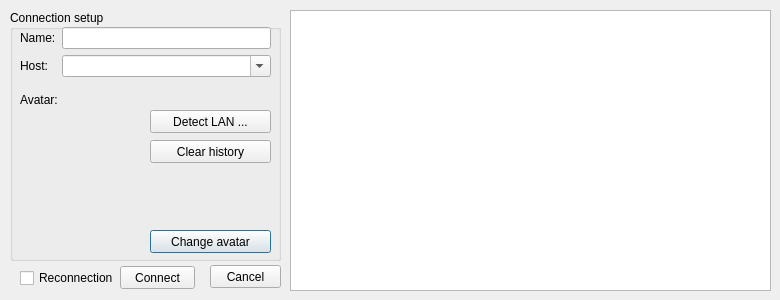
<?xml version="1.0" encoding="UTF-8"?>
<ui version="4.0">
 <class>ConnectionDialog</class>
 <widget class="QDialog" name="ConnectionDialog">
  <property name="windowModality">
   <enum>Qt::WindowModal</enum>
  </property>
  <property name="geometry">
   <rect>
    <x>0</x>
    <y>0</y>
    <width>780</width>
    <height>300</height>
   </rect>
  </property>
  <property name="windowTitle">
   <string>Connection setup</string>
  </property>
  <widget class="QGroupBox" name="groupBox">
   <property name="geometry">
    <rect>
     <x>10</x>
     <y>10</y>
     <width>271</width>
     <height>251</height>
    </rect>
   </property>
   <property name="title">
    <string>Connection setup</string>
   </property>
   <widget class="QLabel" name="avatarLabel">
    <property name="geometry">
     <rect>
      <x>10</x>
      <y>82</y>
      <width>42</width>
      <height>16</height>
     </rect>
    </property>
    <property name="text">
     <string>Avatar:</string>
    </property>
   </widget>
   <widget class="QLabel" name="avatarPixmap">
    <property name="geometry">
     <rect>
      <x>20</x>
      <y>108</y>
      <width>100</width>
      <height>136</height>
     </rect>
    </property>
    <property name="minimumSize">
     <size>
      <width>100</width>
      <height>100</height>
     </size>
    </property>
    <property name="text">
     <string/>
    </property>
    <property name="scaledContents">
     <bool>true</bool>
    </property>
   </widget>
   <widget class="QPushButton" name="changeAvatarButton">
    <property name="geometry">
     <rect>
      <x>140</x>
      <y>220</y>
      <width>121</width>
      <height>23</height>
     </rect>
    </property>
    <property name="text">
     <string>Change avatar</string>
    </property>
   </widget>
   <widget class="QPushButton" name="detectLANButton">
    <property name="geometry">
     <rect>
      <x>140</x>
      <y>100</y>
      <width>121</width>
      <height>23</height>
     </rect>
    </property>
    <property name="text">
     <string>Detect LAN ...</string>
    </property>
   </widget>
   <widget class="QPushButton" name="clearHistoryButton">
    <property name="geometry">
     <rect>
      <x>140</x>
      <y>130</y>
      <width>121</width>
      <height>23</height>
     </rect>
    </property>
    <property name="text">
     <string>Clear history</string>
    </property>
   </widget>
   <widget class="QWidget" name="layoutWidget">
    <property name="geometry">
     <rect>
      <x>10</x>
      <y>17</y>
      <width>251</width>
      <height>51</height>
     </rect>
    </property>
    <layout class="QFormLayout" name="formLayout">
     <item row="0" column="0">
      <widget class="QLabel" name="nameLabel">
       <property name="text">
        <string>Name:</string>
       </property>
       <property name="buddy">
        <cstring>nameLineEdit</cstring>
       </property>
      </widget>
     </item>
     <item row="0" column="1">
      <widget class="QLineEdit" name="nameLineEdit"/>
     </item>
     <item row="1" column="0">
      <widget class="QLabel" name="hostLabel">
       <property name="text">
        <string>Host:</string>
       </property>
      </widget>
     </item>
     <item row="1" column="1">
      <widget class="QComboBox" name="hostComboBox">
       <property name="editable">
        <bool>true</bool>
       </property>
      </widget>
     </item>
    </layout>
   </widget>
  </widget>
  <widget class="QListWidget" name="avatarList">
   <property name="geometry">
    <rect>
     <x>290</x>
     <y>10</y>
     <width>481</width>
     <height>281</height>
    </rect>
   </property>
   <property name="iconSize">
    <size>
     <width>80</width>
     <height>80</height>
    </size>
   </property>
   <property name="movement">
    <enum>QListView::Static</enum>
   </property>
   <property name="viewMode">
    <enum>QListView::IconMode</enum>
   </property>
  </widget>
  <widget class="QPushButton" name="cancelButton">
   <property name="geometry">
    <rect>
     <x>210</x>
     <y>265</y>
     <width>71</width>
     <height>23</height>
    </rect>
   </property>
   <property name="text">
    <string>Cancel</string>
   </property>
  </widget>
  <widget class="QPushButton" name="connectButton">
   <property name="geometry">
    <rect>
     <x>120</x>
     <y>266</y>
     <width>75</width>
     <height>23</height>
    </rect>
   </property>
   <property name="text">
    <string>Connect</string>
   </property>
  </widget>
  <widget class="QCheckBox" name="reconnectionCheckBox">
   <property name="geometry">
    <rect>
     <x>20</x>
     <y>270</y>
     <width>95</width>
     <height>16</height>
    </rect>
   </property>
   <property name="text">
    <string>Reconnection</string>
   </property>
  </widget>
 </widget>
 <tabstops>
  <tabstop>avatarList</tabstop>
 </tabstops>
 <resources/>
 <connections>
  <connection>
   <sender>cancelButton</sender>
   <signal>clicked()</signal>
   <receiver>ConnectionDialog</receiver>
   <slot>reject()</slot>
   <hints>
    <hint type="sourcelabel">
     <x>188</x>
     <y>273</y>
    </hint>
    <hint type="destinationlabel">
     <x>241</x>
     <y>158</y>
    </hint>
   </hints>
  </connection>
 </connections>
</ui>
